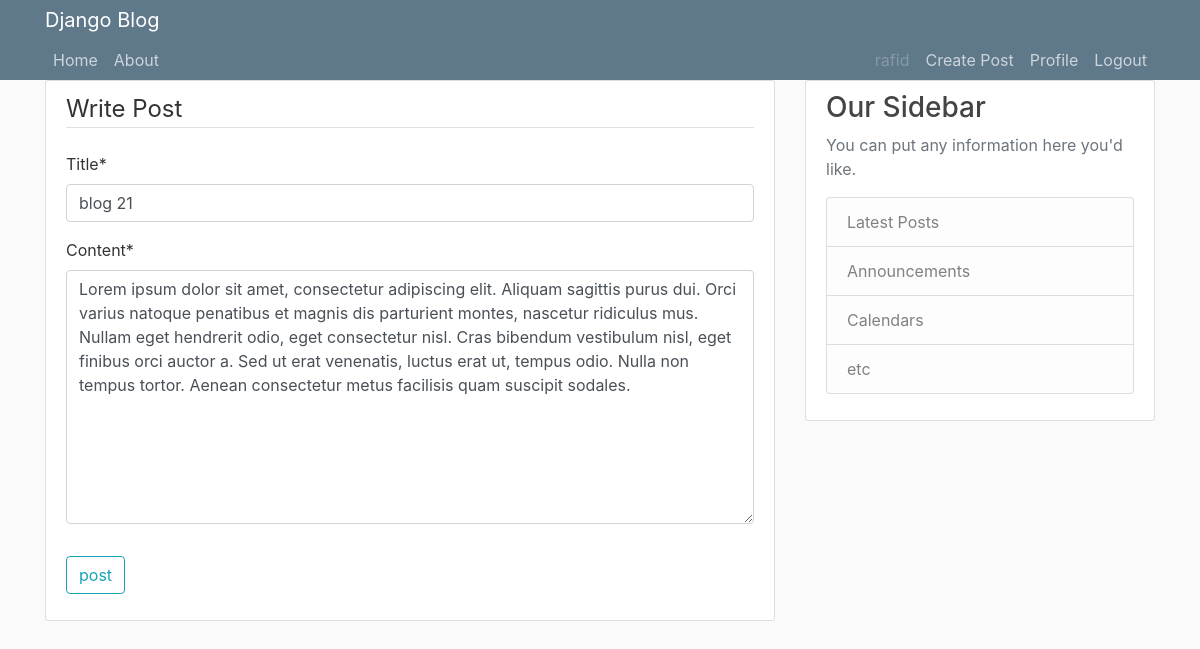
The app's page /post/24/update (signed in) with its own data.
### blog/models.py (models this page shows, shortened)
class post(models.Model):
    title = models.CharField(max_length=100)
    content = models.TextField()
    date_posted = models.DateTimeField(default=timezone.now)
    author = models.ForeignKey(User, on_delete=models.CASCADE)

### blog/views.py (the view, shortened to what this page needs)
# urls.py: path('post/<int:pk>/update', PostUpdateView.as_view(), name='post-update'),
class PostUpdateView(LoginRequiredMixin, UserPassesTestMixin, UpdateView):
    model = post
    fields = ['title', 'content']
    def test_func(self):
        post = self.get_object()
        if self.request.user == post.author:
            return True
        else:
            return False

### blog/templates/blog/post_form.html (shortened to what this page needs)
{% extends 'blog/base.html' %}
{% load crispy_forms_tags %}
{% block content %}
    <div class="content-section">
        <form method="POST">
            <fieldset class="form-group">
                <legend class="border-bottom mb-4">
                    Write Post
                </legend>
                    {{ form|crispy }}
            </fieldset>
            <div class="form-group">
                <button class="btn btn-outline-info" type="post">post</button>
            </div>
        </form>
    </div>
{% endblock content%}

### blog/templates/blog/base.html (shortened to what this page needs)
{% load static %}
<!DOCTYPE html>
<html lang="en">
<head>
    <link rel="stylesheet" href="https://maxcdn.bootstrapcdn.com/bootstrap/4.0.0/css/bootstrap.min.css">
    <link rel="stylesheet" href="{% static 'blog/main.css' %}">
</head>
<body>
    <header class="site-header">
      <nav class="navnar navbar-expand-md navbar-dark bg-steel fixed-top">
        <div class="container">
          <a class="navbar-brand mr-4" href="{% url 'blog-home' %}">Django Blog</a>
          <div class="collapse navbar-collapse" id="navbarToggle">
            <div class="navbar-nav mr-auto">
              <a class="nav-item nav-link" href="{% url 'blog-home' %}">Home</a>
              <a class="nav-item nav-link" href="{% url 'blog-about' %}">About</a>
            </div>
            <div class="navbar-nav">
                {% if user.is_authenticated %}
                    <span class="nav-item nav-link disabled">{{ user.username }}</span>
                    <a class="nav-item nav-link" href="{% url 'post-create' %}">Create Post</a>
                    <a class="nav-item nav-link" href="{% url 'profile' %}">Profile</a>
                   <a class="nav-item nav-link" href="{% url 'logout' %}">Logout</a>
                {% else %}
                  <a class="nav-item nav-link" href="{% url 'login' %}">Login</a>
                  <a class="nav-item nav-link" href="{% url 'register' %}">Register</a>
                {% endif %}
            </div>
          </div>
        </div>
      </nav>
</header>
    <main role="main" class="container">
      <div class="row">
        <div class="col-md-8">
          {% block content %}{% endblock %}
        </div>
        <div class="col-md-4">
          <div class="content-section">
            <h3>Our Sidebar</h3>
            <p class='text-muted'>You can put any information here you'd like.
              <ul class="list-group">
                <li class="list-group-item list-group-item-light">Latest Posts</li>
                <li class="list-group-item list-group-item-light">Announcements</li>
                <li class="list-group-item list-group-item-light">Calendars</li>
                <li class="list-group-item list-group-item-light">etc</li>
              </ul>
            </p>
          </div>
        </div>
      </div>
    </main>
</body>
</html>

### blog/static/blog/main.css (style rules this page uses)
body { background: #fafafa; color: #333333; margin-top: 5rem; }
h1, h2, h3, h4, h5, h6 { color: #444444; }
ul { margin: 0; }
.bg-steel { background-color: #5f788a; }
.site-header .navbar-nav .nav-link { color: #cbd5db; }
.content-section { background: #ffffff; padding: 10px 20px; border: 1px solid #dddddd; border-radius: 3px; margin-bottom: 20px; }

### records on screen
post: title "blog 21", content "Lorem ipsum dolor sit amet, consectetur adipiscing elit. Aliquam sagittis purus dui. Orci varius natoque penatibus et magnis dis parturient montes, nascetur ridiculus mus. Nullam eget hendrerit odio, eget consectetur nisl. Cras bibendum vestibulum nisl, eget finibus orci auctor a. Sed ut erat venenatis, luctus erat ut, tempus odio. Nulla non tempus tortor. Aenean consectetur metus facilisis quam suscipit sodales."

### other values on screen
{{ user.username }} "rafid"
